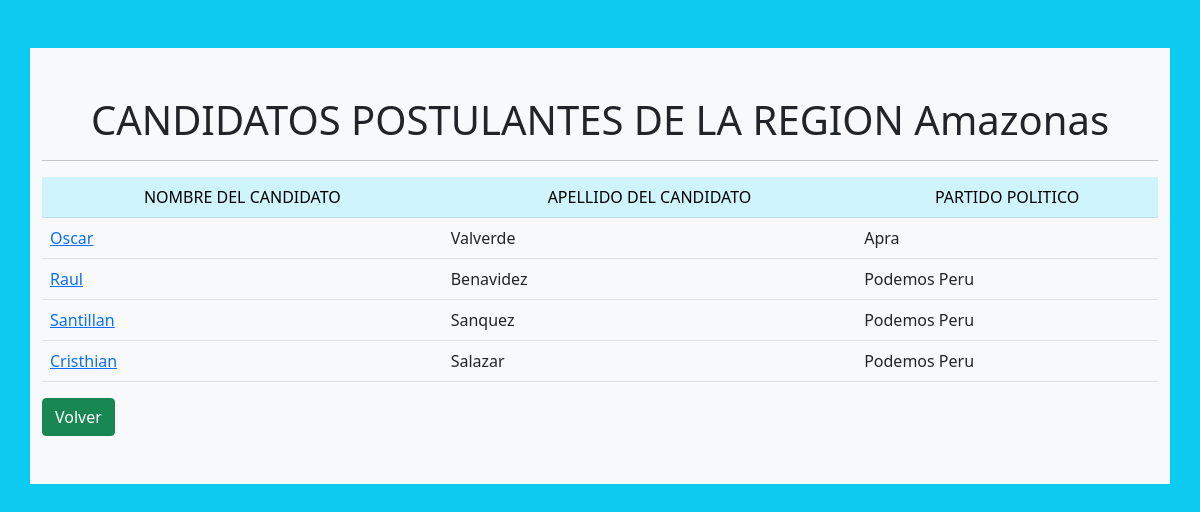
The app's page /votacion/1/ with its own data.
### votaciones/models.py (models this page shows)
class Region(models.Model):
    nombre_reg = models.CharField(max_length=20)

class Candidato(models.Model):
    region = models.ForeignKey(Region, on_delete=models.CASCADE)
    nombre_cand = models.CharField(max_length=20)
    apellido_cand = models.CharField(max_length=20)
    edad_cand = models.IntegerField(max_length=2)
    origen_cand = models.CharField(max_length=15)
    fecha_nacimiento = models.DateTimeField('date of birth')
    partido = models.CharField(max_length=15)

### votaciones/views.py (the view)
# urls.py: path('<int:id_region>/', views.list_candidatos, name="list_candidatos"),
def list_candidatos(request, id_region):
    lista_candidatos = get_object_or_404(Region,pk=id_region)
    context={
        'lista_candidatos': lista_candidatos
    }
    return render(request, 'votaciones/candidatos.html', context)

### votaciones/templates/votaciones/candidatos.html (shortened to what this page needs)
<!DOCTYPE html>
<html lang="en">
<head>
    <link href="https://cdn.jsdelivr.net/npm/bootstrap@5.1.3/dist/css/bootstrap.min.css" rel="stylesheet">
</head>
<body class="bg-info">
    <br><br>
<div class="container py-5 bg-light">
    <h1 class="text-center">CANDIDATOS POSTULANTES DE LA REGION {{ lista_candidatos.nombre_reg }}</h1><hr>
    {% if lista_candidatos %}
        <table class="table table-hover">
                <tr class="table-info text-center">
                    <td>NOMBRE DEL CANDIDATO</td>
                    <td>APELLIDO DEL CANDIDATO</td>
                    <td>PARTIDO POLITICO</td>
                </tr>
            {% for region in lista_candidatos.candidato_set.all %}
                <tr>
                    <td><a href="{% url 'votaciones:detalle_candidato' region.id %}">{{ region.nombre_cand }}</a></td>
                    <td>{{ region.apellido_cand }}</td>
                    <td>{{ region.partido }}</td>
                </tr>
            {% endfor %}
        </table>
    {% else %}
        <p>No se encuentran resultados</p>
    {% endif %}
    <div>
        <a href="{% url 'votaciones:index' %}"><input type="button" value="Volver" class="btn btn-success"></a>
    </div>
</div>
</body>
</html>

### records on screen
Region: nombre_reg "Amazonas"
Candidato: nombre_cand "Oscar", apellido_cand "Valverde", partido "Apra"
Candidato: nombre_cand "Raul", apellido_cand "Benavidez", partido "Podemos Peru"
Candidato: nombre_cand "Santillan", apellido_cand "Sanquez", partido "Podemos Peru"
Candidato: nombre_cand "Cristhian", apellido_cand "Salazar", partido "Podemos Peru"
